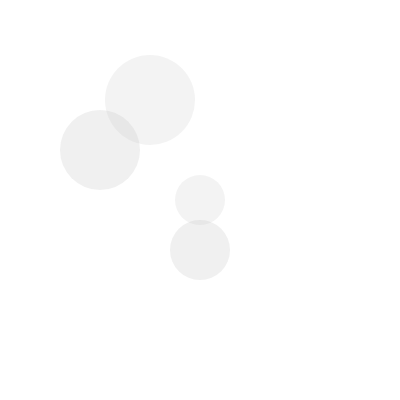
Frame 1 (no input)
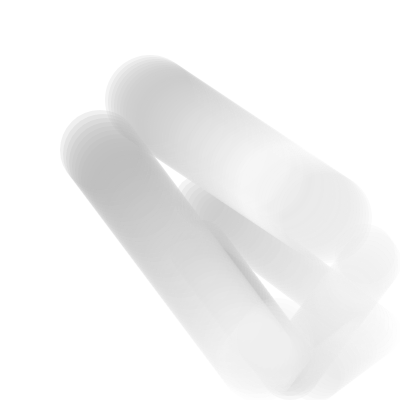
Frame 60 (no input)
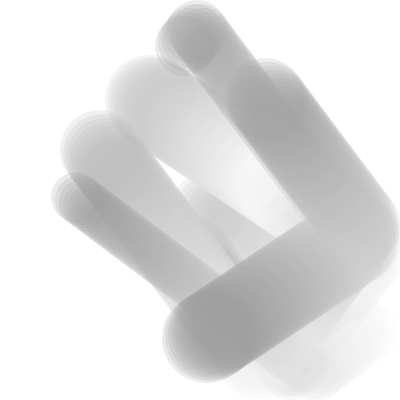
Frame 120 (the mouse pressed at the canvas centre since frame 60)

The p5.js sketch that drew these frames (run headless with seeded random() and noise() and a simulated clock; from frame 60 on, the mouse is pressed at the canvas centre):

// p5.js sketch
// ── sketch.js
// GRAY EMBRACES v2
// https://editor.p5js.org/novo/sketches/Vy_F3uq51
// https://editor.p5js.org/benjamin.bergery/sketches/hvqY4BD5Z

let bb = {
  x: 200,
  y: 200,
  xspeed: 4,
  yspeed: 3,
  radius: 25,
  // object literal
};

let bb1 = {
  x: 200,
  y: 250,
  xspeed: 3,
  yspeed: 4,
  radius: 30,
};

let bb2 = {
  x: 100,
  y: 150,
  xspeed: 3,
  yspeed: 4,
  radius: 40,
};

let bb3 = {
  x: 150,
  y: 100,
  xspeed: 3,
  yspeed: 2,
  radius: 45,
};

function setup() {
  createCanvas(400, 400);
  noStroke();
  frameRate(20);
}

function draw() {
  let yToGray = map(bb.y, height, 0, 128, 255);

  // make first arm height set 128-255 gray values

  xToGray = map(bb.x, 0, width, 128, 255);
  yToGray = map(bb2.y, 0, height, 128, 255);

  colorArm(bb, xToGray);
  drawArm(bb);
  moveIt(bb);
  cornerBounce(bb);

  colorArm(bb1, yToGray);
  drawArm(bb1);
  moveIt(bb1);
  cornerBounce(bb1);

  colorArm(bb2, yToGray);
  drawArm(bb2);
  moveIt(bb2);
  cornerBounce(bb2);

  colorArm(bb3, xToGray);
  drawArm(bb3);
  moveIt(bb3);
  cornerBounce(bb3);
}

/** functions with object var parameter **/

function colorArm(bobject, grayVal) {
  fill(grayVal, 50);
  // define gray value of all arms
}

function drawArm(bobject) {
  circle(bobject.x, bobject.y, bobject.radius * 2);
}

function moveIt(arm) {
  // moves the arm in x,y
  arm.x = arm.x + arm.xspeed;
  arm.y = arm.y + arm.yspeed;
}

function cornerBounce(arm) {
  // inverts x and y speed at corners
  if (arm.x >= width - arm.radius || arm.x <= arm.radius) {
    arm.xspeed = -arm.xspeed;
  }
  if (arm.y >= height - arm.radius || arm.y - arm.radius <= 0) {
    arm.yspeed = -arm.yspeed;
  }
}

//NOTES

// https://editor.p5js.org/benjamin.bergery/sketches/nXoIPpoYn

//map(value, start1, stop1, start2, stop2 )
//incoming value converted using map
// here to make canvas height
//correspond to gray mid-tones to whites

// re-using function with object var parameters simplifies code

// based on GRAY LAVA LAMP
// https://editor.p5js.org/benjamin.bergery/sketches/hvqY4BD5Z
